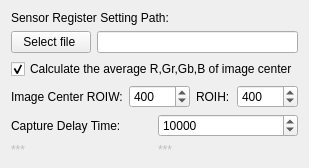
     <widget class="QWidget" name="page_14">
      <layout class="QVBoxLayout" name="verticalLayout_13">
       <item>
        <layout class="QVBoxLayout" name="verticalLayout_12">
         <item>
          <widget class="QLabel" name="label_41">
           <property name="text">
            <string>Sensor Register Setting Path:</string>
           </property>
          </widget>
         </item>
         <item>
          <layout class="QHBoxLayout" name="horizontalLayout_47">
           <item>
            <widget class="QPushButton" name="SelectfilepushButton">
             <property name="text">
              <string>Select file </string>
             </property>
            </widget>
           </item>
           <item>
            <widget class="QLineEdit" name="setingpathtextEdit"/>
           </item>
          </layout>
         </item>
        </layout>
       </item>
       <item>
        <widget class="QCheckBox" name="bcalculateRGrGbBcheckBox">
         <property name="text">
          <string>Calculate the average R,Gr,Gb,B of image center</string>
         </property>
         <property name="checked">
          <bool>true</bool>
         </property>
        </widget>
       </item>
       <item>
        <layout class="QHBoxLayout" name="horizontalLayout_48">
         <item>
          <widget class="QLabel" name="label_42">
           <property name="text">
            <string>Image Center ROIW:</string>
           </property>
          </widget>
         </item>
         <item>
          <widget class="QSpinBox" name="autocaptureROIWspinBox">
           <property name="minimum">
            <number>1</number>
           </property>
           <property name="maximum">
            <number>65535</number>
           </property>
           <property name="value">
            <number>400</number>
           </property>
          </widget>
         </item>
         <item>
          <widget class="QLabel" name="label_43">
           <property name="text">
            <string>ROIH:</string>
           </property>
          </widget>
         </item>
         <item>
          <widget class="QSpinBox" name="autocaptureROIHspinBox">
           <property name="minimum">
            <number>1</number>
           </property>
           <property name="maximum">
            <number>65535</number>
           </property>
           <property name="value">
            <number>400</number>
           </property>
          </widget>
         </item>
        </layout>
       </item>
       <item>
        <layout class="QHBoxLayout" name="horizontalLayout_50">
         <item>
          <widget class="QLabel" name="label_45">
           <property name="text">
            <string>Capture Delay Time:</string>
           </property>
          </widget>
         </item>
         <item>
          <widget class="QSpinBox" name="rawcapturedelaytimespinBox">
           <property name="maximum">
            <number>65535</number>
           </property>
           <property name="value">
            <number>10000</number>
           </property>
          </widget>
         </item>
        </layout>
       </item>
       <item>
        <layout class="QHBoxLayout" name="horizontalLayout_49">
         <item>
          <widget class="QLabel" name="label_44">
           <property name="enabled">
            <bool>false</bool>
           </property>
           <property name="text">
            <string>***</string>
           </property>
          </widget>
         </item>
         <item>
          <widget class="QLabel" name="RegisterItemCountlabel">
           <property name="enabled">
            <bool>false</bool>
           </property>
           <property name="text">
            <string>***</string>
           </property>
          </widget>
         </item>
        </layout>
       </item>
      </layout>
     </widget>
